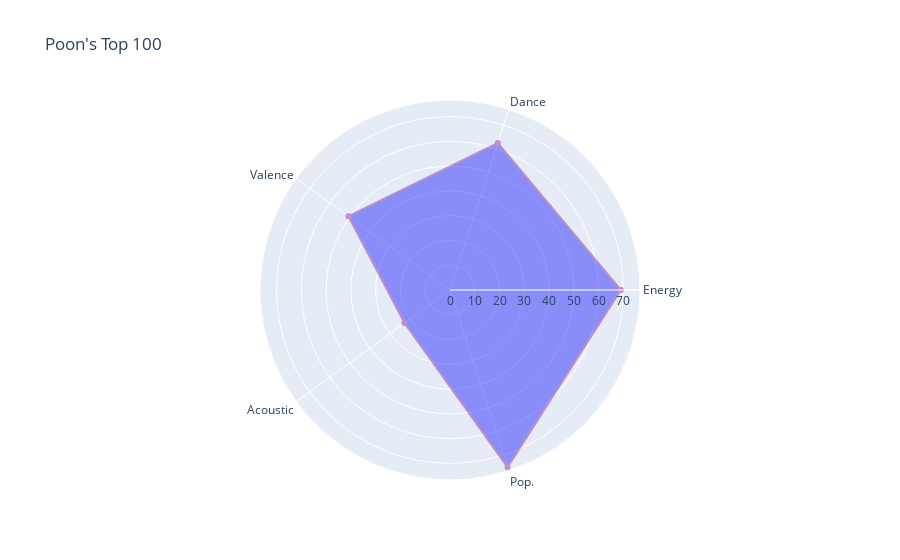
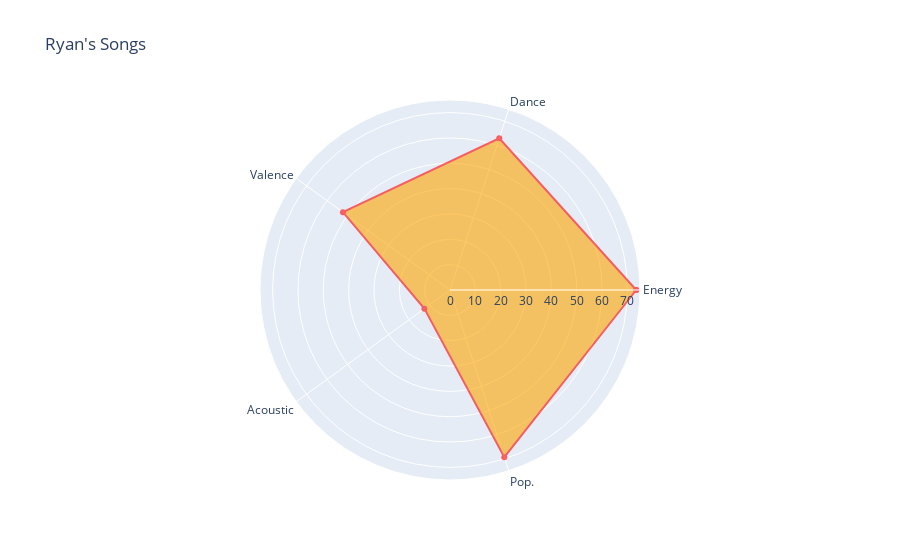
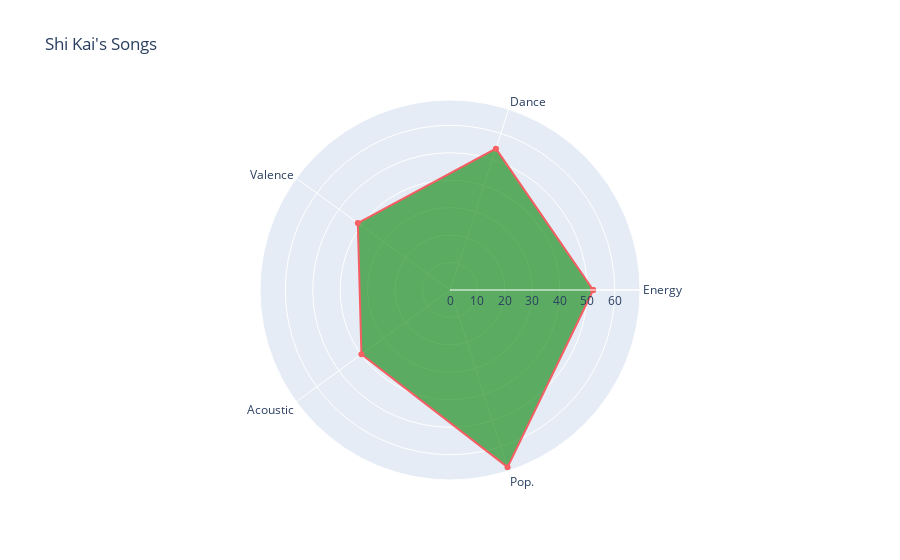
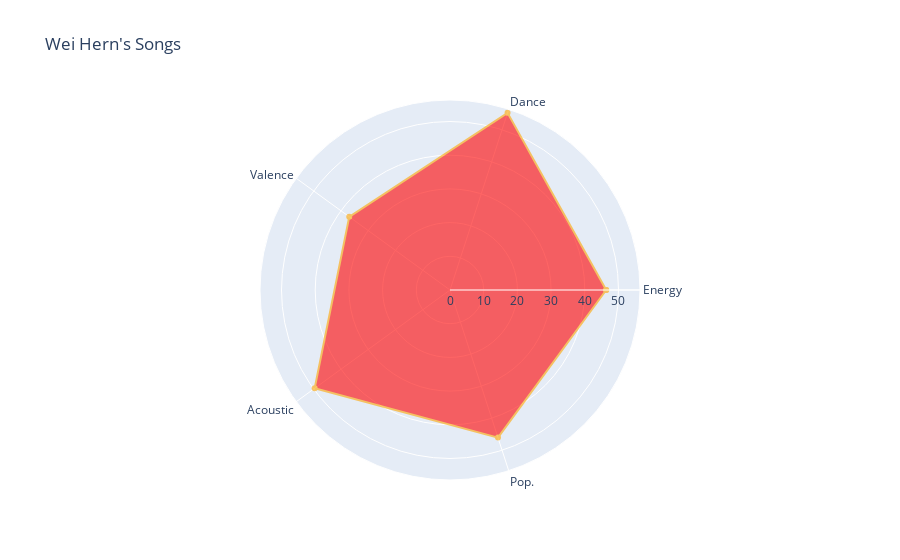

These figures' notebook cell, in order:
### Code cell
# Print comparison radar chart

categories = ['Energy', 'Dance', 'Valence', 'Acoustic', 'Pop.']
categories = [*categories, categories[0]]

poon = poon_top[['Energy', 'Dance', 'Valence','Acoustic', 'Pop.']].mean()
poon = [*poon, poon[0]]
ryan = ryan_top[['Energy', 'Dance', 'Valence','Acoustic', 'Pop.']].mean()
ryan = [*ryan, ryan[0]]
zy = zy_top[['Energy', 'Dance', 'Valence','Acoustic', 'Pop.']].mean()
zy = [*zy, zy[0]]
wh = wh_top[['Energy', 'Dance', 'Valence','Acoustic', 'Pop.']].mean()
wh = [*wh, wh[0]]
sk = sk_top[['Energy', 'Dance', 'Valence','Acoustic', 'Pop.']].mean()
sk = [*sk, sk[0]]

fig_poon = go.Figure(
    data=[
        go.Scatterpolar(r=poon, theta=categories, name='poon', fill = 'toself', line=dict(color="purple"), fillcolor = 'blue', opacity=0.4),
    ],
    layout=go.Layout(
        title=go.layout.Title(text="Poon's Songs"),
        polar={'radialaxis': {'visible': True}},
    )
)

fig_ryan = go.Figure(
    data=[

        go.Scatterpolar(r=ryan, theta=categories, name='ryan', fill = 'toself', line=dict(color="red"), fillcolor = 'orange', opacity=0.6),
    ],
    layout=go.Layout(
        title=go.layout.Title(text="Ryan's Songs"),
        polar={'radialaxis': {'visible': True}},
    )
)

fig_sk = go.Figure(
    data=[

        go.Scatterpolar(r=sk, theta=categories, name='shi kai', fill = 'toself', line=dict(color="red"), fillcolor = 'green', opacity=0.6),
    ],
    layout=go.Layout(
        title=go.layout.Title(text="Shi Kai's Songs"),
        polar={'radialaxis': {'visible': True}},
    )
)

fig_wh = go.Figure(
    data=[

        go.Scatterpolar(r=wh, theta=categories, name='wei hern', fill = 'toself', line=dict(color="orange"), fillcolor = 'red', opacity=0.6),
    ],
    layout=go.Layout(
        title=go.layout.Title(text="Wei Hern's Songs"),
        polar={'radialaxis': {'visible': True}},
    )
)

fig_zy = go.Figure(
    data=[

        go.Scatterpolar(r=zy, theta=categories, name='zong yao', fill = 'toself', line=dict(color="blue"), fillcolor = 'purple', opacity=0.5),
    ],
    layout=go.Layout(
        title=go.layout.Title(text="Zong Yao's Songs"),
        polar={'radialaxis': {'visible': True}},
    )
)


fig_poon.show()
fig_ryan.show()
fig_sk.show()
fig_wh.show()
fig_zy.show()

### Figure 1 — Plotly figure (JSON) as saved in the notebook; plotly's stock layout.template omitted (floating-point values rounded to 4 significant figures)
{"data": [{"fill": "toself", "fillcolor": "blue", "line": {"color": "purple"}, "name": "poon", "opacity": 0.4, "r": [68.96, 62.43, 50.69, 22.68, 75.18, 68.96], "theta": ["Energy", "Dance", "Valence", "Acoustic", "Pop.", "Energy"], "type": "scatterpolar"}], "layout": {"polar": {"radialaxis": {"visible": true}}, "title": {"text": "Poon's Top 100"}}}

### Figure 2 — Plotly figure (JSON) as saved in the notebook; plotly's stock layout.template omitted (floating-point values rounded to 4 significant figures)
{"data": [{"fill": "toself", "fillcolor": "orange", "line": {"color": "red"}, "name": "ryan", "opacity": 0.6, "r": [73.51, 62.94, 52.24, 12.51, 69.38, 73.51], "theta": ["Energy", "Dance", "Valence", "Acoustic", "Pop.", "Energy"], "type": "scatterpolar"}], "layout": {"polar": {"radialaxis": {"visible": true}}, "title": {"text": "Ryan's Songs"}}}

### Figure 3 — Plotly figure (JSON) as saved in the notebook; plotly's stock layout.template omitted (floating-point values rounded to 4 significant figures)
{"data": [{"fill": "toself", "fillcolor": "green", "line": {"color": "red"}, "name": "shi kai", "opacity": 0.6, "r": [52.16, 54.13, 41.51, 39.88, 67.84, 52.16], "theta": ["Energy", "Dance", "Valence", "Acoustic", "Pop.", "Energy"], "type": "scatterpolar"}], "layout": {"polar": {"radialaxis": {"visible": true}}, "title": {"text": "Shi Kai's Songs"}}}

### Figure 4 — Plotly figure (JSON) as saved in the notebook; plotly's stock layout.template omitted (floating-point values rounded to 4 significant figures)
{"data": [{"fill": "toself", "fillcolor": "red", "line": {"color": "orange"}, "name": "wei hern", "opacity": 0.6, "r": [46.35, 55.27, 36.96, 49.65, 46.06, 46.35], "theta": ["Energy", "Dance", "Valence", "Acoustic", "Pop.", "Energy"], "type": "scatterpolar"}], "layout": {"polar": {"radialaxis": {"visible": true}}, "title": {"text": "Wei Hern's Songs"}}}
